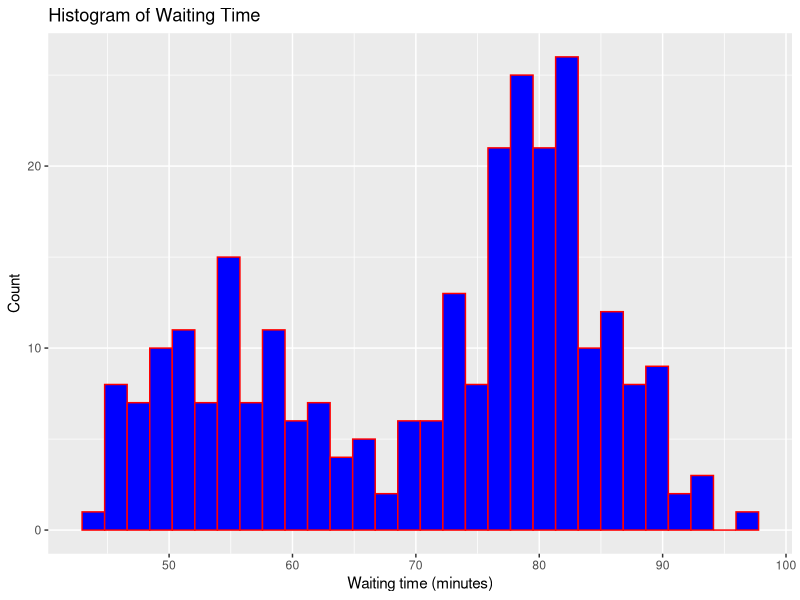
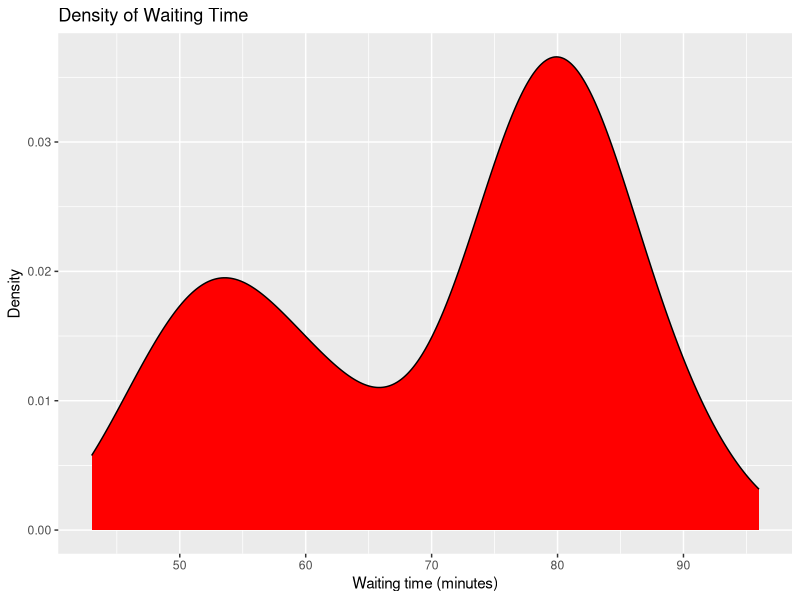
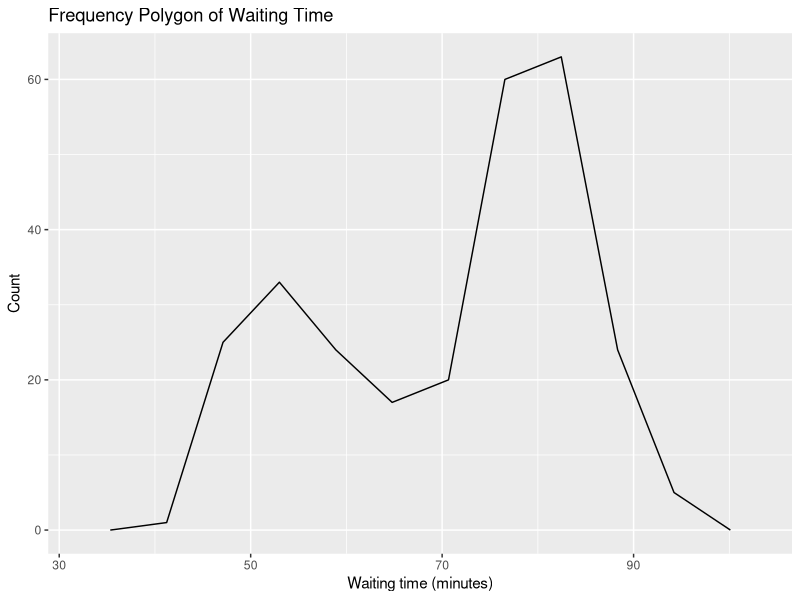

The R script that drew these images, in order:
#this is the histogram using ggplot
library(ggplot2)

#showing the faitful dataset
faithfuldf <- data("faithful")
print(faithful)
str(faithful)

#histogram of waiting times
histogram_waiting <- ggplot(faithful, aes(x = waiting)) + geom_histogram(fill = "blue", colour = "red") +  
                        labs(title = "Histogram of Waiting Time", x = "Waiting time (minutes)", y = "Count")
show(histogram_waiting)

#KDE
kde <- ggplot(faithful, aes(x = waiting)) +
        geom_density(fill = "red") +  
        labs(title = "Density of Waiting Time",
            x = "Waiting time (minutes)",
            y = "Density")
show(kde)

#frequency polygone
freq_polygone <- ggplot(faithful, aes(x = waiting)) +
                    geom_freqpoly(bins = 10) +
                    labs(title = "Frequency Polygon of Waiting Time",
                        x = "Waiting time (minutes)",
                        y = "Count")
show(freq_polygone)